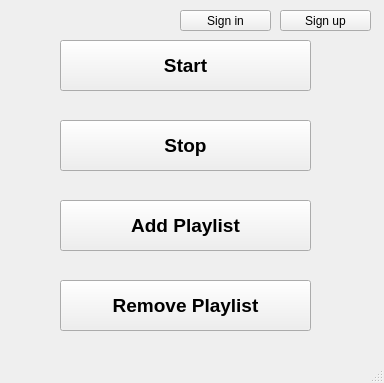
<?xml version="1.0" encoding="UTF-8"?>
<ui version="4.0">
 <class>MainWindow</class>
 <widget class="QMainWindow" name="MainWindow">
  <property name="geometry">
   <rect>
    <x>0</x>
    <y>0</y>
    <width>384</width>
    <height>383</height>
   </rect>
  </property>
  <property name="windowTitle">
   <string>MainWindow</string>
  </property>
  <widget class="QWidget" name="centralwidget">
   <widget class="QPushButton" name="startBtn">
    <property name="geometry">
     <rect>
      <x>60</x>
      <y>40</y>
      <width>251</width>
      <height>51</height>
     </rect>
    </property>
    <property name="font">
     <font>
      <pointsize>14</pointsize>
      <weight>75</weight>
      <italic>false</italic>
      <bold>true</bold>
     </font>
    </property>
    <property name="text">
     <string>Start</string>
    </property>
   </widget>
   <widget class="QPushButton" name="stopBtn">
    <property name="geometry">
     <rect>
      <x>60</x>
      <y>120</y>
      <width>251</width>
      <height>51</height>
     </rect>
    </property>
    <property name="font">
     <font>
      <pointsize>14</pointsize>
      <weight>75</weight>
      <italic>false</italic>
      <bold>true</bold>
     </font>
    </property>
    <property name="text">
     <string>Stop</string>
    </property>
   </widget>
   <widget class="QPushButton" name="addBtn">
    <property name="geometry">
     <rect>
      <x>60</x>
      <y>200</y>
      <width>251</width>
      <height>51</height>
     </rect>
    </property>
    <property name="font">
     <font>
      <pointsize>14</pointsize>
      <weight>75</weight>
      <italic>false</italic>
      <bold>true</bold>
     </font>
    </property>
    <property name="text">
     <string>Add Playlist</string>
    </property>
   </widget>
   <widget class="QPushButton" name="removeBtn">
    <property name="geometry">
     <rect>
      <x>60</x>
      <y>280</y>
      <width>251</width>
      <height>51</height>
     </rect>
    </property>
    <property name="font">
     <font>
      <pointsize>14</pointsize>
      <weight>75</weight>
      <italic>false</italic>
      <bold>true</bold>
     </font>
    </property>
    <property name="text">
     <string>Remove Playlist</string>
    </property>
   </widget>
   <widget class="QPushButton" name="sgnInBtn">
    <property name="geometry">
     <rect>
      <x>180</x>
      <y>10</y>
      <width>91</width>
      <height>21</height>
     </rect>
    </property>
    <property name="text">
     <string>Sign in</string>
    </property>
   </widget>
   <widget class="QPushButton" name="sgnUpBtn">
    <property name="geometry">
     <rect>
      <x>280</x>
      <y>10</y>
      <width>91</width>
      <height>21</height>
     </rect>
    </property>
    <property name="text">
     <string>Sign up</string>
    </property>
   </widget>
  </widget>
  <widget class="QStatusBar" name="statusbar"/>
 </widget>
 <resources/>
 <connections/>
</ui>
